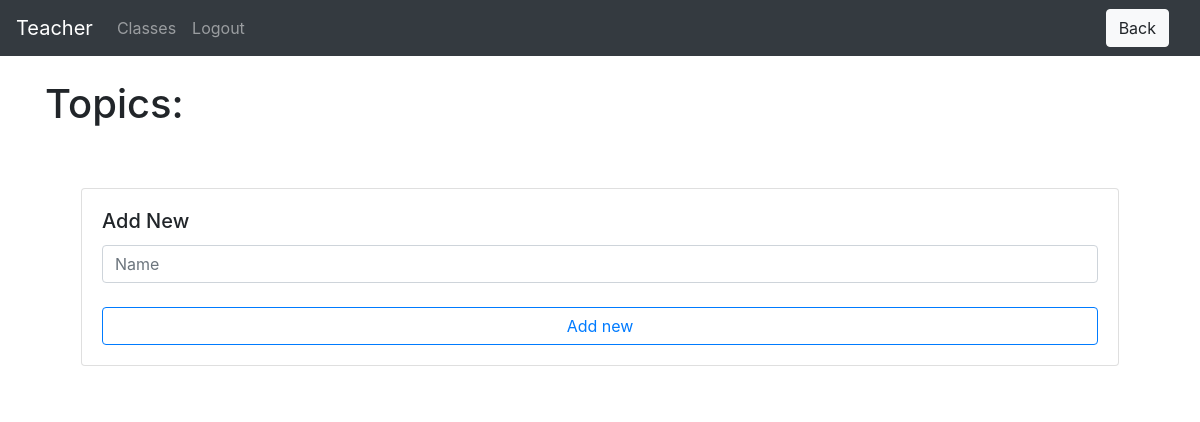
Page /teacher/group-detail/2/topics (signed in) on the earlier database version.
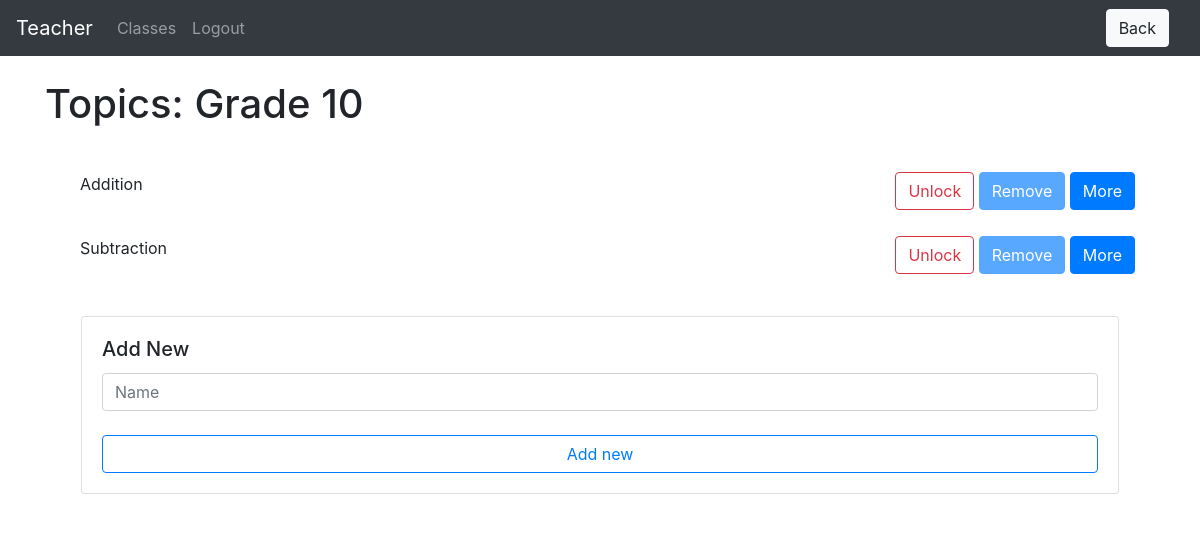
Same page on the later database version.
### website/models.py (models this page shows)
class Group(db.Model):
    id = db.Column(db.Integer, primary_key=True)
    name = db.Column(db.String(150))
    teacher_id = db.Column(db.Integer, db.ForeignKey('teacher.id'))
    student_ids = db.relationship('Student')
    topic_ids = db.relationship('Topic')

class Topic(db.Model):
    id = db.Column(db.Integer, primary_key=True)
    name = db.Column(db.String(150))
    active = db.Column(db.Boolean)
    locked = db.Column(db.Boolean)
    instances = db.Column(db.SmallInteger)
    date = db.Column(db.DateTime(timezone=True))
    group_id = db.Column(db.Integer, db.ForeignKey('group.id'))
    variable_ids = db.relationship('Variable')
    problem_ids = db.relationship('Problem')
    data_ids = db.relationship('Data')

### website/teacher/teacher_views.py (the view)
@views.route('/group-detail/<group_id>/topics', methods=['GET', 'POST'])
@login_required
def topics(group_id):
    group = Group.query.filter_by(id=group_id).first()
    if request.method == 'POST':
        value = request.form['button']
        if value == "add_new":
            name = request.form.get('name')
            if len(name) < 1:
                flash('Name is too short!', category='error')
            else:
                new_topic = Topic(name=name, active=False, locked=True, group_id=group.id, instances=0)
                db.session.add(new_topic)
                db.session.commit()
                flash('Note added!', category='success')
                for student in group.student_ids:
                    new_data = Data(correct=1, completed=1, avg_time=30, topic_id=new_topic.id, student_id=student.id)
                    db.session.add(new_data)
                    db.session.commit()
            return render_template("teacher/topics.html", user=current_user, group=group)
        elif value[:4] == "more":
            return redirect(url_for('teacher_views.edit_topic', group_id=group.id, topic_id=value[4:]))
        elif value[:4] == "lock":
            topic = Topic.query.get(value[4:])
            if topic:
                isLocked = topic.locked
                topic.locked = not isLocked
                db.session.add(topic)
                db.session.commit()
                return render_template("teacher/topics.html", user=current_user, group=group)
        else:
            topic = Topic.query.get(request.form['button'])
            if topic:
                isActive = topic.active
                if not isActive:
                    topic.active = True
                    topic.date = func.now()
                else:
                    topic.active = False
                db.session.add(topic)
                db.session.commit()
                return render_template("teacher/topics.html", user=current_user, group=group)
    else:
        return render_template("teacher/topics.html", user=current_user, group=group)

### website/templates/teacher/topics.html (shortened to what this page needs)
{% extends "base.html" %} {% block title %}Classes{% endblock %}
{% block extra_header %}
<a href="{{url_for('teacher_views.group_detail', group_id=group.id)}}">
    <button class="btn btn-light ml-3" type="button" name="button">Back</button>
</a>
{% endblock %}
{% block content %}
<br>
<h1>Topics: {{ group.name }}</h1>
<br>
<div style="display:flex; flex-direction: row; justify-content: center; align-items: center">
    <ul class="list-group list-group-flush w-100">
        {% for topic in group.topic_ids %}
        <form method='POST'>
        <li class="list-group-item"><div class="d-flex justify-content-between">
            <div class="col-sm-9"><p>{{ topic.name }}</p></div>
            <div>
                {% if topic.locked %}
                <button name="button" class="btn btn-outline-danger" value="lock{{ topic.id }}">Unlock</button>
                    {% if topic.active %}
                    <button name="button" class="btn btn-primary" value="{{ topic.id }}" disabled>Remove</button>
                    {% else %}
                    <button name="button" class="btn btn-outline-primary" value="{{ topic.id }}" disabled>Add</button>
                    {% endif %}
                {% endif %}
                <button name="button" class="btn btn-primary" value="more{{ topic.id }}">More</button>
            </div>
        </div></li>
    </form>
        {% endfor %}
    <form method="POST">
        <li class="list-group-item">
            <div class="col p-3">
                <div class="card">
                  <div class="card-body">
                    <h5 class="card-title">Add New</h5>
                    <input type="text" class="form-control" name="name" id="name" placeholder="Name">
                    <br>
                    <button class="btn btn-outline-primary btn-block" name="button" value="add_new">Add new</button>
                  </div>
                </div>
            </div>
        </li>
    </form>
    </ul>
</div>
{% endblock %}

Differences in the rows shown:
added Group: name "Grade 10"
now on this page (row edited): Topic: name "Addition", {{ topic.id }} 1 (drawn)
added Topic: name "Subtraction", {{ topic.id }} 2 (drawn)
